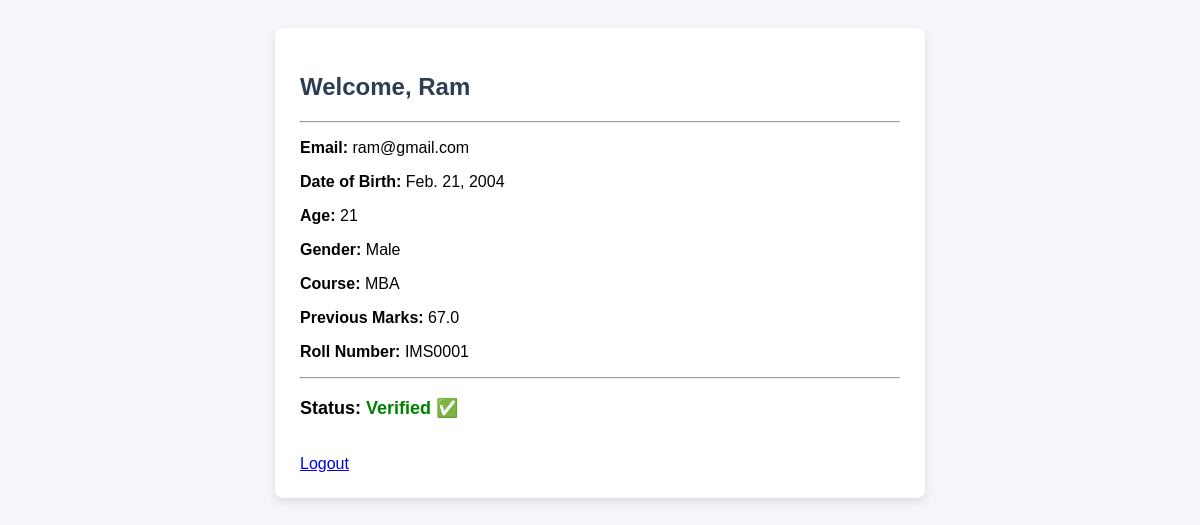
/student/dashboard/ (signed in), run on the app's committed database.
### core/models.py (models this page shows, shortened)
class Student(models.Model):
    STATUS_CHOICES = (
        ('pending', 'Pending'),
        ('verified', 'Verified'),
        ('rejected', 'Rejected'),
    )
    user = models.OneToOneField(
        User,
        on_delete=models.CASCADE,
        related_name='student_profile'
    )
    dob = models.DateField(verbose_name="Date of Birth")
    age = models.PositiveIntegerField()
    address = models.TextField()
    phone = models.CharField(max_length=10)
    gender = models.CharField(
        max_length=10,
        choices=(
            ('Male', 'Male'),
            ('Female', 'Female'),
            ('Other', 'Other'),
        ),
        default='Male'
    )
    course = models.CharField(max_length=50, default="MCA")
    previous_marks = models.FloatField(default=0.0)
    roll_number = models.CharField(
        max_length=20,
        blank=True,
        null=True
    )
    status = models.CharField(
        max_length=10,
        choices=STATUS_CHOICES,
        default='pending'
    )
    created_at = models.DateTimeField(auto_now_add=True)

### core/views.py (the view)
# urls.py: path('student/dashboard/', views.student_dashboard, name='student_dashboard'),
@login_required
def student_dashboard(request):
    student = get_object_or_404(Student, user=request.user)
    return render(request, 'core/student_dashboard.html', {
        'student': student
    })

### core/templates/core/student_dashboard.html (shortened to what this page needs)
<!DOCTYPE html>
<html lang="en">
<head>
</head>
<body>
<div class="card">
    <h2>Welcome, {{ request.user.username }}</h2>
    <hr>
    <p><strong>Email:</strong> {{ request.user.email }}</p>
    <p><strong>Date of Birth:</strong> {{ student.dob }}</p>
    <p><strong>Age:</strong> {{ student.age }}</p>
    <p><strong>Gender:</strong> {{ student.gender }}</p>
    <p><strong>Course:</strong> {{ student.course }}</p>
    <p><strong>Previous Marks:</strong> {{ student.previous_marks }}</p>
    {% if student.roll_number %}
        <p><strong>Roll Number:</strong> {{ student.roll_number }}</p>
    {% endif %}
    <hr>
    <p class="status">
        Status:
        {% if student.status == 'pending' %}
            <span class="pending">Pending ⏳</span>
        {% elif student.status == 'verified' %}
            <span class="verified">Verified ✅</span>
        {% else %}
            <span class="rejected">Rejected ❌</span>
        {% endif %}
    </p>
    <br>
    <a href="{% url 'logout' %}">Logout</a>
</div>
</body>
</html>

### core/templates/core/student_dashboard.html (style rules this page uses)
body { font-family: Arial, sans-serif; background: #f4f6f9; padding: 20px; }
.card { background: #fff; padding: 25px; max-width: 600px; margin: auto; border-radius: 8px; box-shadow: 0 4px 10px rgba(0,0,0,0.1); }
h2 { color: #2c3e50; }
p { font-size: 16px; }
.status { font-size: 18px; font-weight: bold; }
.verified { color: green; }

### data on the page
Student: dob "Feb. 21, 2004", age "21", gender "Male", course "MBA", previous_marks "67.0", roll_number "IMS0001"

### other printed values
{{ request.user.username }} "Ram"
{{ request.user.email }} "ram@gmail.com"
